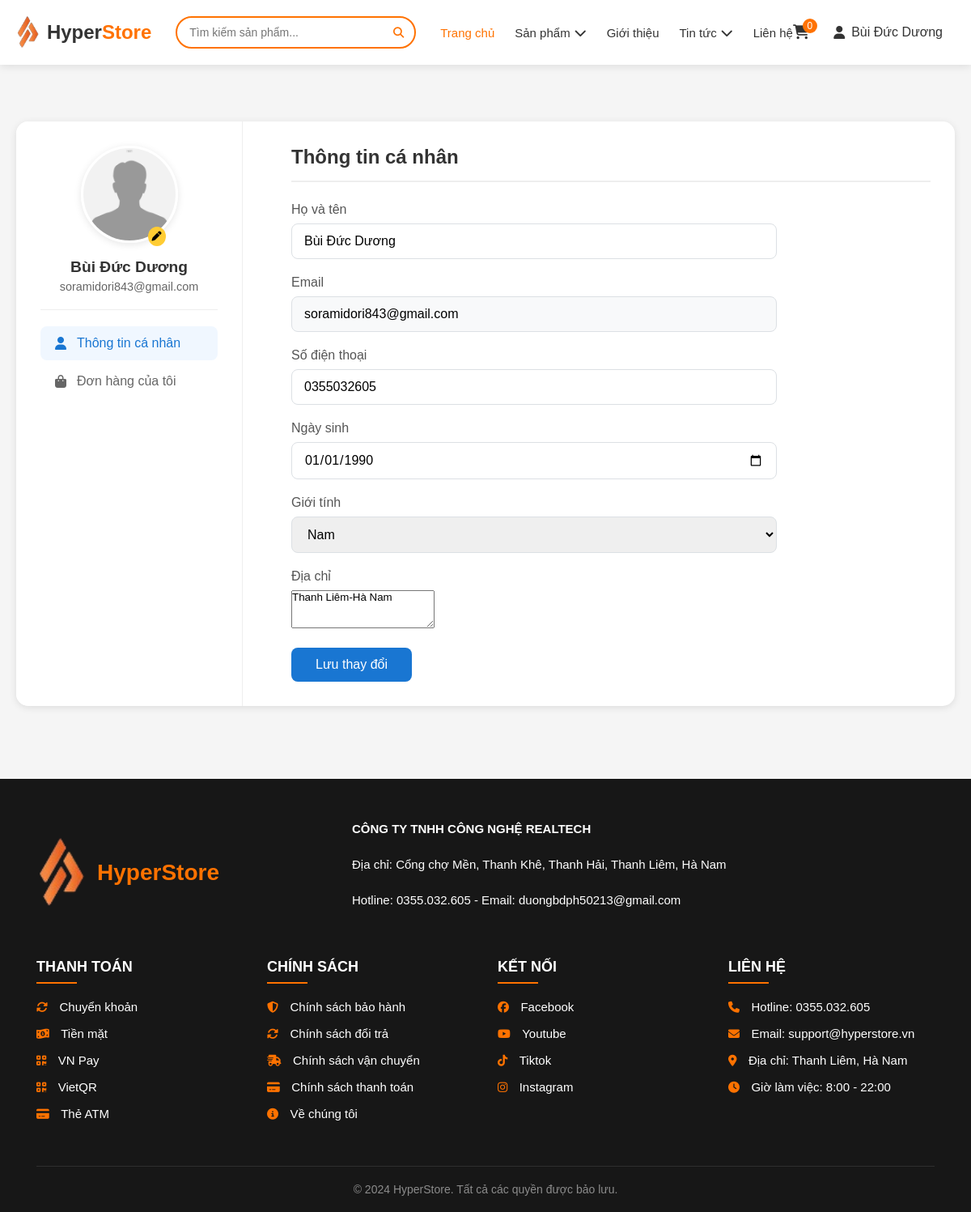
Page /index.php?action=profile (signed in) on the earlier database version.
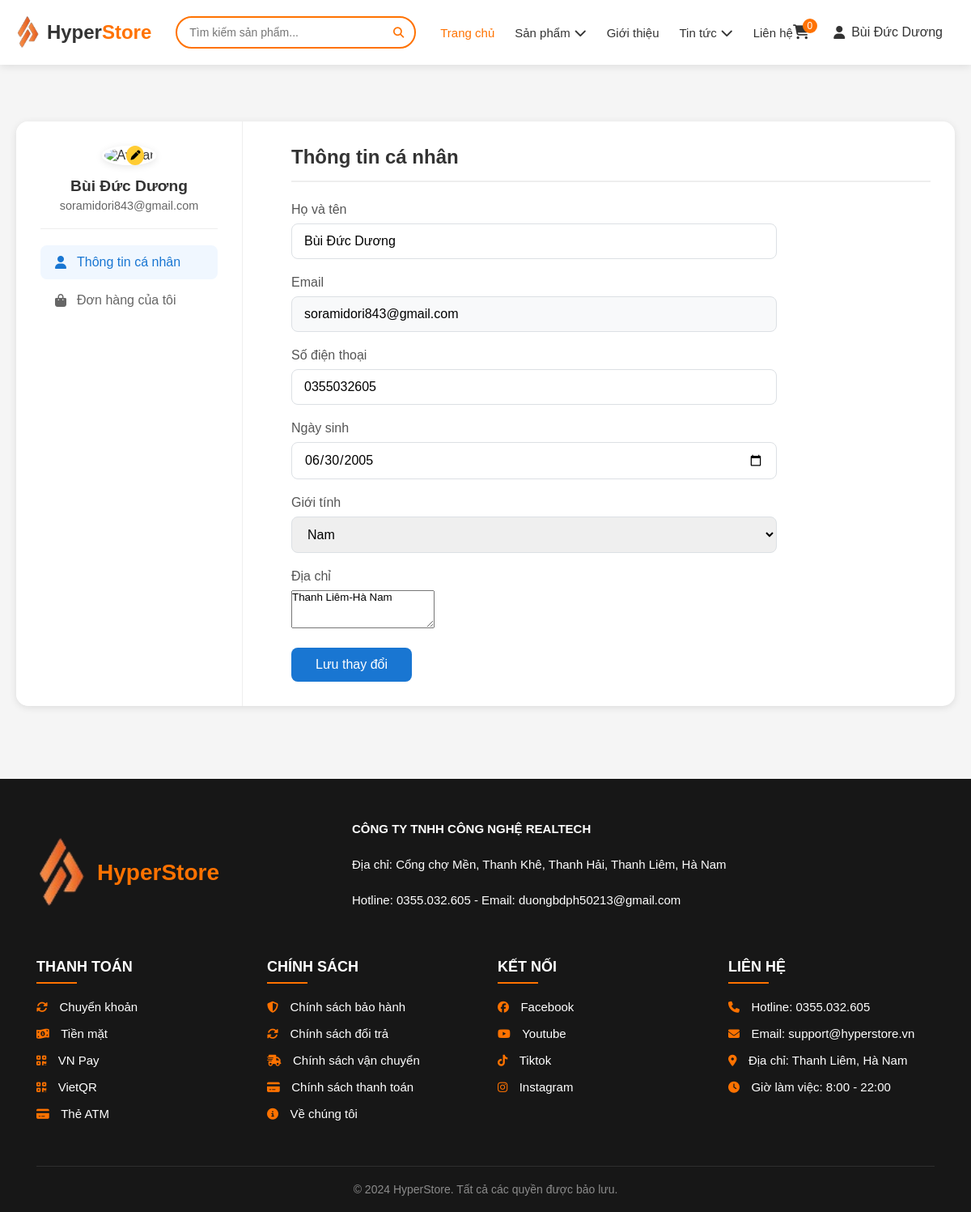
Same page on the later database version.
### tables this page shows
CREATE TABLE `users` (
  `user_id` int(11) NOT NULL,
  `username` varchar(50) NOT NULL,
  `password` varchar(255) NOT NULL,
  `email` varchar(100) NOT NULL,
  `fullname` varchar(100) DEFAULT NULL,
  `phone` varchar(20) DEFAULT NULL,
  `address` text DEFAULT NULL,
  `avatar` varchar(255) DEFAULT NULL,
  `role_id` int(11) DEFAULT NULL,
  `status` tinyint(4) DEFAULT 1,
  `created_at` timestamp NOT NULL DEFAULT current_timestamp(),
  `birthday` date DEFAULT NULL,
  `gender` tinyint(1) DEFAULT NULL COMMENT '0: Nữ, 1: Nam'
);

### client/controllers/profileController.php (called while the page is built, shortened)
<?php
class ProfileController
{
    public static function profileController()
    {
        try {
            $userId = $_SESSION['user_id'];
            $profileModel = new ProfileModel();
            $user = $profileModel->getUserInfo($userId);
            require_once "client/views/profile/profile.php";
        } catch (Exception $e) {
            $_SESSION['error'] = $e->getMessage();
            header('Location: index.php');
            exit;
        }
    }
}

### client/models/profileModel.php (called while the page is built, shortened)
<?php
class ProfileModel extends MainModel
{
    private $db;
    public function __construct()
    {
        global $MainModel;
        $this->db = $MainModel->SUNNY;
    }
    public function getUserInfo($userId)
    {
        try {
            $sql = "SELECT * FROM users WHERE user_id = :userId";
            $stmt = $this->db->prepare($sql);
            $stmt->execute([':userId' => $userId]);
            return $stmt->fetch(PDO::FETCH_ASSOC);
        } catch (PDOException $e) {
            error_log("Error fetching user info: " . $e->getMessage());
            return false;
        }
    }
}

### client/commons/function.php (called while the page is built, shortened)
<?php
class MainModel
{
    public function __construct()
    {
        $this->SUNNY = $this->connect_db();
    }
    public function connect_db()
    {
        try {
            $dsn = "mysql:host=" . DB_HOST . ";dbname=" . DB_NAME;
            $SUNNY = new PDO($dsn, DB_USER, DB_PASS, PDO_OPTIONS);
            return $SUNNY;
        } catch (PDOException $e) {
            error_log("Database Connection Error: " . $e->getMessage());
            throw new Exception("Không thể kết nối đến database");
        }
    }
}
try {
    $MainModel = new MainModel();
} catch (Exception $e) {
    error_log("MainModel initialization error: " . $e->getMessage());
    die("Không thể khởi tạo kết nối database");
}

### client/views/profile/profile.php (the view, shortened to what the changed rows need)
<!DOCTYPE html>
<html lang="vi">
<head>
    <link rel="stylesheet" href="https://cdnjs.cloudflare.com/ajax/libs/font-awesome/6.5.1/css/all.min.css">
    <link rel="stylesheet" href="assets/css/client/profile.css">
</head>
<body>
    <?php include 'client/views/layout/header.php' ?>
    <main>
        <div class="container">
            <div class="profile-wrapper">
                <div class="profile-sidebar">
                    <div class="user-info">
                        <div class="avatar-wrapper">
                            <img id="avatarImage"
                                src="<?= !empty($user['avatar']) ? $user['avatar'] : 'Uploads/User/nam.jpg' ?>"
                                alt="Avatar" class="avatar">
                            <button type="button" class="btn-change-avatar"
                                onclick="document.getElementById('avatarInput').click();"><i
                                    class="fa-solid fa-pen"></i></button>
                        </div>
                        <h3><?= htmlspecialchars($user['fullname'] ?? $user['username']) ?></h3>
                        <p class="email"><?= htmlspecialchars($user['email']) ?></p>
                    </div>
                    <nav class="profile-nav">
                        <a href="#profile" class="active">
                            <i class="fas fa-user"></i>Thông tin cá nhân
                        </a>
                        <a href="index.php?action=orders">
                            <i class="fas fa-shopping-bag"></i>Đơn hàng của tôi
                        </a>
                    </nav>
                </div>
                <div class="profile-content">
                    <div class="content-section" id="profile">
                        <h2>Thông tin cá nhân</h2>
                        <form class="profile-form" action="?action=update-profile" method="POST" enctype="multipart/form-data">
                            <div class="form-group">
                                <label>Họ và tên</label>
                                <input type="text" name="fullname" value="<?= htmlspecialchars($user['fullname'] ?? '') ?>">
                            </div>
                            <div class="form-group">
                                <label>Email</label>
                                <input type="email" value="<?= htmlspecialchars($user['email']) ?>" readonly>
                            </div>
                            <div class="form-group">
                                <label>Số điện thoại</label>
                                <input type="tel" name="phone" value="<?= htmlspecialchars($user['phone'] ?? '') ?>"
                                    placeholder="Nhập số điện thoại">
                            </div>
                            <div class="form-group">
                                <label>Ngày sinh</label>
                                <input type="date" name="birthday"
                                    value="<?= htmlspecialchars($user['birthday'] ?? '') ?>">
                            </div>
                            <div class="form-group">
                                <label>Giới tính</label>
                                <select name="gender">
                                    <option value="1" <?= ($user['gender'] ?? '') == 1 ? 'selected' : '' ?>>Nam</option>
                                </select>
                            </div>
                            <div class="form-group">
                                <label>Địa chỉ</label>
                                <textarea name="address" rows="3"
                                    placeholder="Nhập địa chỉ"><?= htmlspecialchars($user['address'] ?? '') ?></textarea>
                            </div>
                            <button type="submit" class="btn-save">Lưu thay đổi</button>
                        </form>
                    </div>
                </div>
            </div>
        </div>
    </main>
    <?php include 'client/views/layout/footer.php' ?>
</body>
</html>

Differences in the rows shown:
changed users "Bùi Đức Dương": birthday "01/01/1990" → "06/30/2005"; avatar: picture removed
